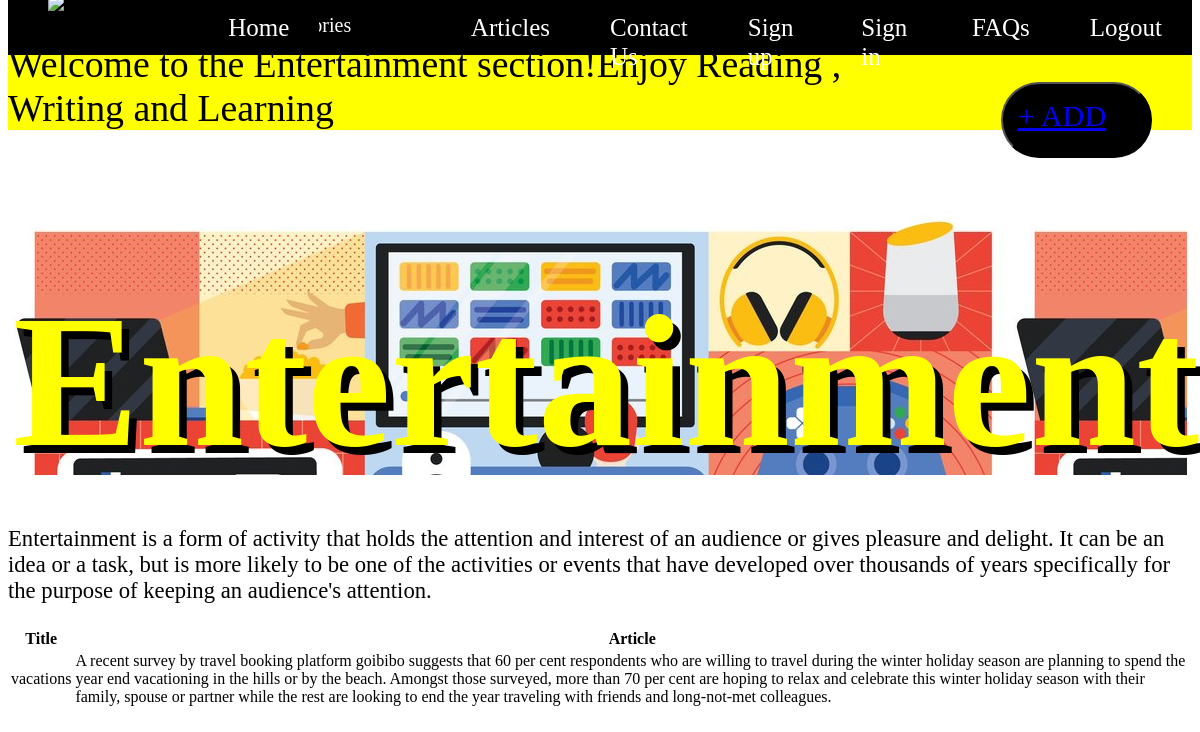
The app's page /entertainmentUser.php with its own data.
### tables this page shows
CREATE TABLE `textuploads` (
  `id` int(5) NOT NULL AUTO_INCREMENT,
  `title` varchar(100) NOT NULL,
  `article` varchar(500) NOT NULL,
  `category` varchar(50) NOT NULL,
  PRIMARY KEY (`id`)
);

### entertainmentUser.php (the view, shortened to what this page needs)
<!DOCTYPE html>
<html lang="en">
<head>
</head>
<body>
    <div class="entertain_body">
    <nav class="navbar" id="Home">
        <ul class="nav-list">
            <div class="logo"><img src="https://images.squarespace-cdn.com/content/v1/5b1735dd8ab722a791596d79/1528252522168-ZNE2OKNZ9MUSN03UF1E0/MS_Logo.png?format=1500w" alt="logo"></div>
            <li><a href="user.php"> Home</a></li>
            <div class="dropdown">
                <button class="dropbtn">Categories
                </button>
              </div>
            <li><a href="articles"> Articles</a></li>
            <li><a href="contact-us"> Contact Us</a></li>
            <li><a href="signup" onclick="window.location.href='signup.php'" target="_blank"> Sign up</a></li>
            <li><a href="signin" onclick="window.location.href='alreadyauser.php'" target="_blank"> Sign in</a></li>
            <li><a href="FAQs"> FAQs</a></li>
            <li><a href="logout.php"> Logout</a></li>
        </ul>
    </nav>
    <form method="post" enctype="multipart/form-data">
        <div class="add">
            <button><a href="choosefile" onclick="window.location.href='choosefile.php'" target="_blank">+ ADD</a></button>
        </div>
    </form>
        <marquee class="mar">Welcome to the Entertainment section!Enjoy Reading , Writing and Learning</marquee>
         <h1 class="edit">Entertainment</h1>
         <p >Entertainment is a form of activity that holds the attention and interest of an audience or gives pleasure and delight. It can be an idea or a task, but is more likely to be one of the activities or events that have developed over thousands of years specifically for the purpose of keeping an audience's attention.</p>
        </div>
  </body>
  <?php
include('connection.php');
$sqlget = "SELECT * FROM textuploads where category = 'entertainment'";
$sqldata = mysqli_query($con, $sqlget) or die('error getting');
echo "<table>";
echo "<th>Title</th><th>Article</th></tr>";
while ($row = mysqli_fetch_array($sqldata, MYSQLI_ASSOC)){
    echo "<tr><td>";
    echo $row['title'];
    echo "</td><td>";
    echo $row['article'];
    echo "</td></tr>";
}
echo "</table>";
?>

### entertainmentUser.php (style rules this page uses)
.navbar { height: 34px; display: flex; align-items: center; justify-content: center; position: sticky; top: 0; cursor: pointer; }
.nav-list { background-color: black; height: 60px; width : 100%; display: flex; align-items: top; }
.nav-list li { list-style: none; padding: 18px 30px; }
.nav-list li a { text-decoration: none; color: white; font-size: 25px; font-family: emoji; }
.logo { height: 250; width:25%; display: flex; justify-content: left; align-items: left; }
.dropdown { float: left; overflow: hidden; }
.dropdown .dropbtn { font-size: 20px; border: none; outline: none; color: white; padding: 14px 16px; background-color: inherit; font-family: inherit; margin-top: 5px; }
h1 { color:yellow; font-family: Georgia, 'Times New Roman', Times, serif; font-size: 5cm; font-weight: bold; text-align: center; position: relative; text-shadow: 0.2cm 0.2cm black; top: 2cm; bottom: 2cm; margin-left: 5px; margin-right: 5px; }
p { font-family: Cambria, Cochin, Georgia, Times, 'Times New Roman', serif; color:black; font-size: 0.6cm; padding: none; bottom: 5cm; }
button { height: 2cm; width: 4cm; float: right; display: flex; box-sizing: border-box; margin: 40px; position: relative; text-align: center; background-color: black; color: white; padding: 15px; font-family: Georgia, 'Times New Roman', Times, serif; font-size: 0.8cm; border-radius: 1cm; border: 15px 15px beige; cursor: pointer; }
.edit { background-image: url(Images/entertain.jpg); height: 7cm; margin-top: 5px; }
.mar { font-size: 1cm; font-family: Georgia, 'Times New Roman', Times, serif; background-color:yellow; }

### records on screen
textuploads: title "vacations", article "A recent survey by travel booking platform goibibo suggests that 60 per cent respondents who are willing to travel during the winter holiday season are planning to spend the year end vacationing in the hills or by the beach. Amongst those surveyed, more than 70 per cent are hoping to relax and celebrate this winter holiday season with their family, spouse or partner while the rest are looking to end the year traveling with friends and long-not-met colleagues."
